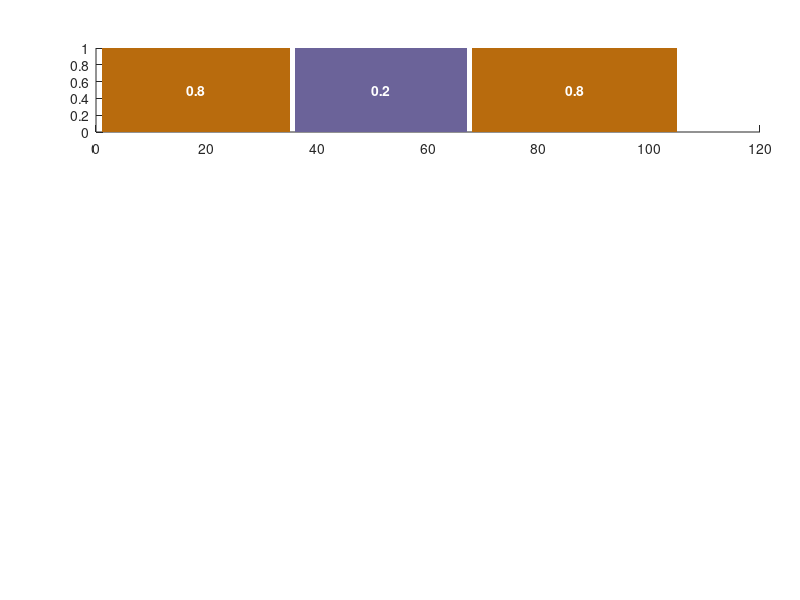

This figure's MATLAB source: (Note: this script raises an error after producing the figure.)
function plotSubjectiveBlockLagIllustration()
% plotSubjectiveBlockLagIllustration
%
% Clean paper-style illustration of objective vs subjective block identity
% for one example session. Only biased blocks (0.8 / 0.2) are shown.
%
% Positive k means the subjective prior switches later than the objective block.
%
% Example session:
%   0.8 block for 35 trials
%   0.2 block for 32 trials
%   0.8 block for 38 trials
%
% Rows shown:
%   Objective
%   k = 0
%   k = 8
%   k = 16

%% Example objective block structure
blockVals = [0.8 0.2 0.8];
blockLens = [35 32 38];
ks = [0 8 16];

% Build objective sequence
Bobj = [];
for i = 1:numel(blockVals)
    Bobj = [Bobj repmat(blockVals(i),1,blockLens(i))]; %#ok<AGROW>
end

nTrials = numel(Bobj);
x = 1:nTrials;

% Objective transition positions (between trials)
objTransitions = cumsum(blockLens(1:end-1)) + 0.5;

%% Colors
col08 = [0.72 0.42 0.05];   % brown/orange
col02 = [0.42 0.39 0.60];   % muted purple
guideCol = 0.75*[1 1 1];

%% Figure
figure('Color','w','Position',[200 200 900 500]);

% Manual axis layout for nicer spacing
nRows = 1 + numel(ks);

left = 0.12;
width = 0.83;
rowH = 0.14;

topMargin = 0.08;
bottomMargin = 0.10;

bigGap = 0.10;    % extra gap between Objective and first subjective row
smallGap = 0.04;  % regular gap between subjective rows

yTop = 1 - topMargin - rowH;

axPos = zeros(nRows,4);
axPos(1,:) = [left, yTop, width, rowH];

for iRow = 2:nRows
    if iRow == 2
        y = axPos(iRow-1,2) - bigGap - rowH;
    else
        y = axPos(iRow-1,2) - smallGap - rowH;
    end
    axPos(iRow,:) = [left, y, width, rowH];
end

%% Objective row
ax(1) = axes('Position',axPos(1,:)); %#ok<AGROW>
plotBlockRow_clean(ax(1), x, Bobj, objTransitions, col08, col02, guideCol);
%ylabel(ax(1),'Objective','FontSize',11);
%ax(1).YLabel.Rotation = 0;
%ax(1).YLabel.HorizontalAlignment = 'right';
%ax(1).YLabel.VerticalAlignment = 'middle';

%% Subjective rows
for iK = 1:numel(ks)
    k = ks(iK);

    % Shift by k trials with boundary padding
    idx = max(1, min(nTrials, (1:nTrials) - k));
    Bsubj = Bobj(idx);

    ax(iK+1) = axes('Position',axPos(iK+1,:)); %#ok<AGROW>
    plotBlockRow_clean(ax(iK+1), x, Bsubj, objTransitions, col08, col02, guideCol);
    ylabel(ax(iK+1),sprintf('k = %d',k),'FontSize',11);
    ax(iK+1).YLabel.Rotation = 0;
    ax(iK+1).YLabel.HorizontalAlignment = 'right';
    ax(iK+1).YLabel.VerticalAlignment = 'middle';
end

%% Shared axis cosmetics
for i = 1:nRows
    if i < nRows
        set(ax(i),'XTickLabel',[]);
    else
        xlabel(ax(i),'Trial','FontSize',11);
    end
end

linkaxes(ax,'x');

end


function plotBlockRow_clean(ax, x, B, objTransitions, col08, col02, guideCol)
% Plot one row of colored blocks in a clean style

axes(ax); %#ok<LAXES>
hold(ax,'on');

% Find contiguous segments in this row
edges = [1, find(diff(B)~=0)+1, numel(B)+1];

for iSeg = 1:numel(edges)-1
    i1 = edges(iSeg);
    i2 = edges(iSeg+1)-1;

    if abs(B(i1)-0.8) < 1e-9
        thisColor = col08;
    else
        thisColor = col02;
    end

    patch(ax, ...
        [x(i1) x(i2) x(i2) x(i1)], ...
        [0 0 1 1], ...
        thisColor, ...
        'EdgeColor','none');

    % Optional text label inside segment
    xc = mean([x(i1) x(i2)]);
    text(ax, xc, 0.5, sprintf('%.1f',B(i1)), ...
        'HorizontalAlignment','center', ...
        'VerticalAlignment','middle', ...
        'Color','w', ...
        'FontWeight','bold', ...
        'FontSize',10);
end

% Draw objective switch-point guide lines on every row
for t = objTransitions
    xline(ax, t, ':', 'Color', guideCol, 'LineWidth', 1.2);
end

% Cosmetics
xlim(ax,[1 x(end)]);
ylim(ax,[0 1]);

ax.YTick = [];
ax.Box = 'off';
ax.TickDir = 'out';
ax.FontSize = 10;
ax.LineWidth = 1;
ax.XColor = [0.2 0.2 0.2];
ax.YColor = [0.2 0.2 0.2];

end
